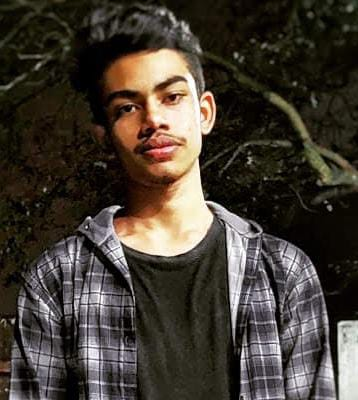
#> input picture birthday/example.jpg, 358 x 400 px
$ python birth.py
#> lines starting #> are read from the running program, lines starting #| are printed output that depends on the picture
from PIL import Image, ImageDraw, ImageFont

# Open your image (make sure example.jpg is in the same folder)
img = Image.open("example.jpg")
#> img is the input picture: PIL image 358x400 RGB; mean R, G, B 67.9, 60.2, 51.3

# Create a drawing object
draw = ImageDraw.Draw(img)

# Load a font (you can change size)
try:
    font = ImageFont.truetype("arial.ttf", 60)  # Use Arial if available
except:
    font = ImageFont.load_default()  # fallback if Arial not found

# Text and position
text = "Happy Birthday 🎉"
position = (0, 0)  # (x, y) from top-left corner

# Add text to image (white text with black outline for visibility)
draw.text(position, text, font=font, fill="white", stroke_width=2, stroke_fill="black")

# Save and show result
img.save("birthday_card.jpg")
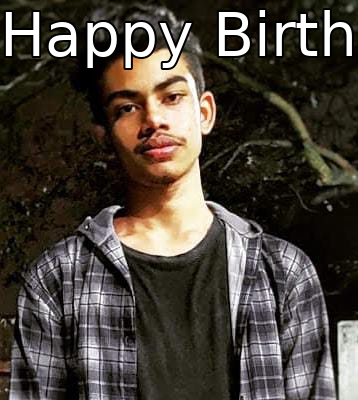
#> saved as birthday_card.jpg: PIL image 358x400 RGB; mean R, G, B 74.1, 66.7, 58.5
img.show()
